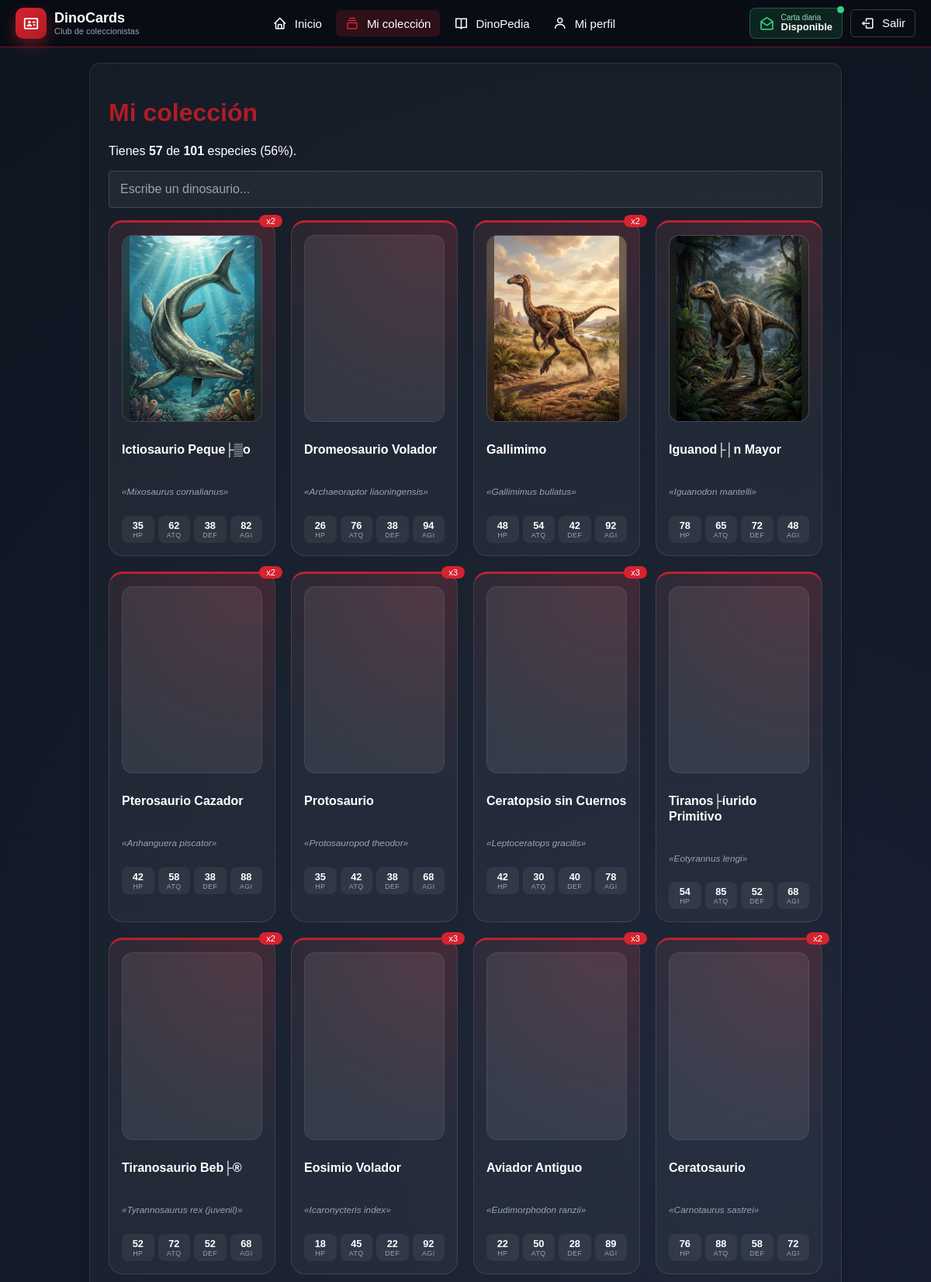
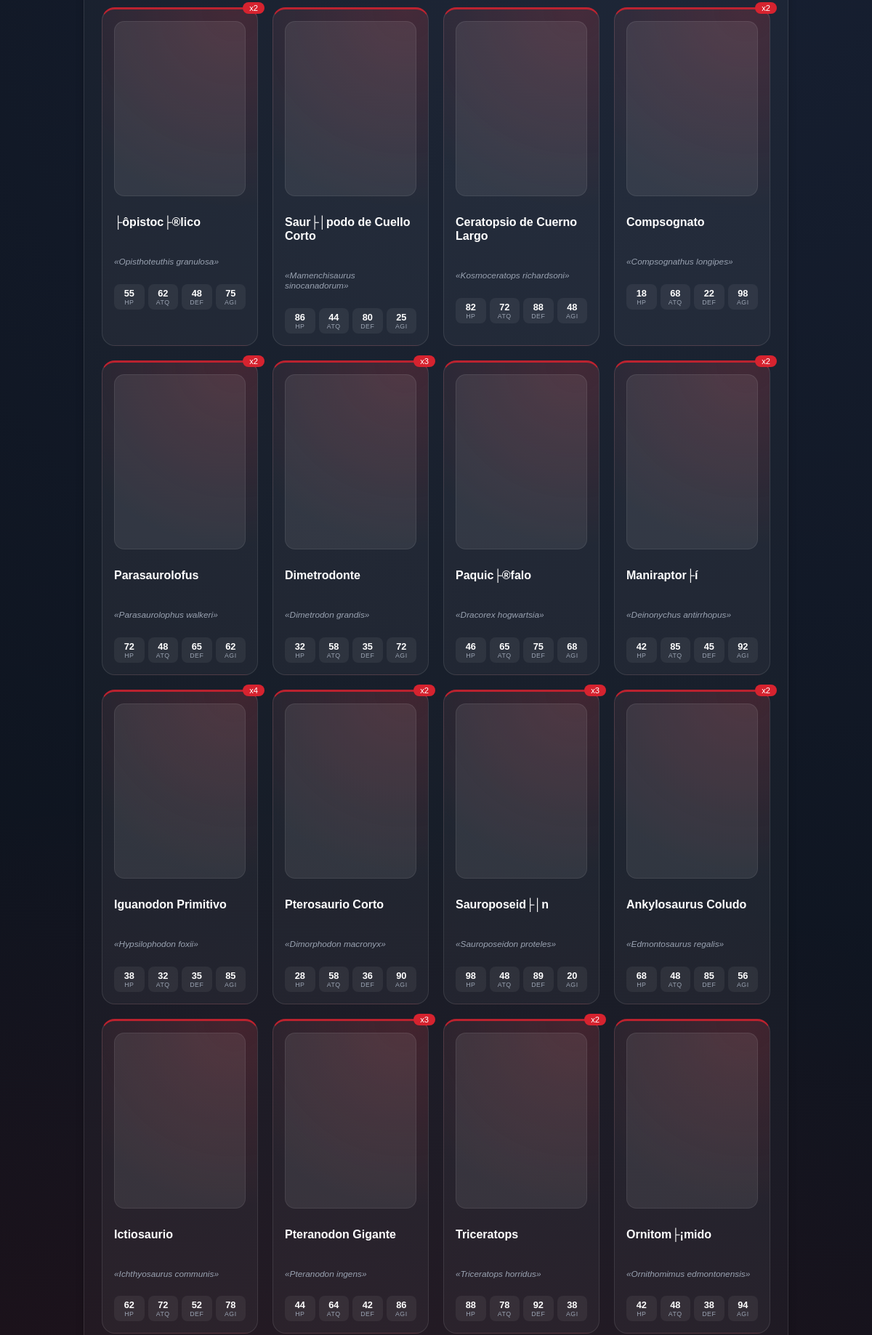
Screenshot of /coleccion.php (signed in, upper part) with the database file from the repository (2 pictures, top to bottom).
### tables this page shows
CREATE TABLE `dinosaurios` (
  `id` int NOT NULL AUTO_INCREMENT,
  `nombre` varchar(64) DEFAULT NULL,
  `especie` varchar(1024) DEFAULT NULL,
  `periodo` varchar(1024) DEFAULT NULL,
  `imagen_url` varchar(1024) DEFAULT NULL,
  `altura` decimal(4,2) DEFAULT NULL,
  `largo` decimal(4,2) DEFAULT NULL,
  `peso` decimal(6,3) DEFAULT NULL,
  `hp` int DEFAULT NULL,
  `vigor` int DEFAULT NULL,
  `ataque` int DEFAULT NULL,
  `defensa` int DEFAULT NULL,
  `agilidad` int DEFAULT NULL,
  PRIMARY KEY (`id`)
);

### src/AccesoDatos.php (called while the page is built, shortened)
<?php
function escapar($texto)
{
    return htmlspecialchars($texto ?? "", ENT_QUOTES, "UTF-8");
}

### coleccion.php (the view, shortened to what this page needs)
<?php
require_once __DIR__ . "/src/AccesoDatos.php";
$usuario_id = (int) $_SESSION["usuario_id"];
$ids = [];
$consulta = $conexion->prepare("SELECT dinosaurio_id FROM colecciones WHERE usuario_id = ?");
$consulta->bind_param("i", $usuario_id);
$consulta->execute();
$resultado = $consulta->get_result();
while ($fila = $resultado->fetch_assoc()) {
    $ids[] = (int) $fila["dinosaurio_id"];
}
$copias = [];
$orden  = [];
foreach ($ids as $id) {
    if (!isset($copias[$id])) {
        $copias[$id] = 0;
        $orden[] = $id;
    }
    $copias[$id]++;
}
$dinos = [];
if (count($orden) > 0) {
    $lista = implode(",", $orden);
    $res = $conexion->query("SELECT * FROM dinosaurios WHERE id IN ($lista)");
    while ($d = $res->fetch_assoc()) {
        $dinos[(int) $d["id"]] = $d;
    }
}
$total_catalogo = (int) $conexion->query("SELECT COUNT(*) AS total FROM dinosaurios")->fetch_assoc()["total"];
$total_especies = count($orden);
$porcentaje     = $total_catalogo > 0 ? round($total_especies / $total_catalogo * 100) : 0;
?>
<!DOCTYPE html>
<html lang="es">
<head>
    <link href="https://unpkg.com/boxicons@2.1.4/css/boxicons.min.css" rel="stylesheet">
    <link rel="stylesheet" href="styles/comun.css?v=<?= @filemtime(__DIR__ . '/styles/comun.css') ?>">
    <link rel="stylesheet" href="styles/paginas.css?v=<?= @filemtime(__DIR__ . '/styles/paginas.css') ?>">
</head>
<body>
<?php require "menu.php"; ?>
<main>
    <div class="tarjeta panel-oscuro">
        <h1>Mi colección</h1>
        <p>Tienes <b><?= $total_especies ?></b> de <b><?= $total_catalogo ?></b> especies (<?= $porcentaje ?>%).</p>
        <?php if ($total_especies === 0): ?>
            <p class="aviso error">Todavía no tienes ninguna carta. Abre tu sobre del día para empezar.</p>
        <?php else: ?>
            <div class="campo">
                <input type="text" id="buscador" oninput="filtrarColeccion()" placeholder="Escribe un dinosaurio...">
            </div>
            <ul class="cartas-grid">
                <?php foreach ($orden as $id): ?>
                    <?php if (!isset($dinos[$id])) { continue; } $d = $dinos[$id]; ?>
                    <li class="carta-mini" data-buscar="<?= escapar(strtolower($d["especie"] . " " . $d["nombre"])) ?>">
                        <?php if ($copias[$id] > 1): ?>
                            <span class="badge">x<?= $copias[$id] ?></span>
                        <?php endif; ?>
                        <span class="retrato">
                            <?php if (!empty($d["imagen_url"])): ?>
                                <img src="<?= escapar($d["imagen_url"]) ?>" alt="<?= escapar($d["nombre"]) ?>" loading="lazy" decoding="async" onerror="this.style.display='none'">
                            <?php else: ?>
                                <i class="bx bx-dna" aria-hidden="true"></i>
                            <?php endif; ?>
                        </span>
                        <h3><?= escapar($d["nombre"]) ?></h3>
                        <p class="apodo">«<?= escapar($d["especie"]) ?>»</p>
                        <div class="mini-stats">
                            <span><b><?= escapar($d["hp"]) ?></b><small>HP</small></span>
                            <span><b><?= escapar($d["ataque"]) ?></b><small>ATQ</small></span>
                            <span><b><?= escapar($d["defensa"]) ?></b><small>DEF</small></span>
                            <span><b><?= escapar($d["agilidad"]) ?></b><small>AGI</small></span>
                        </div>
                    </li>
                <?php endforeach; ?>
            </ul>
        <?php endif; ?>
    </div>
</main>
</body>
</html>

### menu.php (shortened to what this page needs)
<?php
$pagina_actual = basename($_SERVER["PHP_SELF"]);
$menu_usuario_id = (int) ($_SESSION["usuario_id"] ?? 0);
$menu_ultima     = null;
if (isset($conexion) && $conexion && $menu_usuario_id > 0) {
    $menu_consulta = $conexion->prepare("SELECT ultima_obtencion FROM usuarios WHERE id = ?");
    if ($menu_consulta) {
        $menu_consulta->bind_param("i", $menu_usuario_id);
        $menu_consulta->execute();
        $menu_fila = $menu_consulta->get_result()->fetch_assoc();
        if ($menu_fila) {
            $menu_ultima = $menu_fila["ultima_obtencion"];
        }
    }
}
$menu_obtenida_hoy = ($menu_ultima !== null
    && substr($menu_ultima, 0, 10) === date("Y-m-d"));
$menu_enlaces = [
    ["inicio.php",    "bx-home",       "Inicio"],
    ["coleccion.php", "bx-collection", "Mi colección"],
    ["dinopedia.php", "bx-book-open",  "DinoPedia"],
    ["perfil.php",    "bx-user",       "Mi perfil"],
];
?>
<header class="topbar">
    <a class="logo" href="inicio.php">
        <span class="logo-mark" aria-hidden="true"><i class="bx bx-id-card"></i></span>
        <span class="logo-texto">
            <strong>DinoCards</strong>
            <small>Club de coleccionistas</small>
        </span>
    </a>
    <nav class="nav" aria-label="Principal">
        <?php foreach ($menu_enlaces as [$url, $icono, $texto]): ?>
            <a href="<?= escapar($url) ?>" class="nav-link<?= $pagina_actual === $url ? " activo" : "" ?>">
                <i class="bx <?= escapar($icono) ?>"></i><span><?= escapar($texto) ?></span>
            </a>
        <?php endforeach; ?>
    </nav>
    <div class="topbar-fin">
        <a class="carta-badge<?= $menu_obtenida_hoy ? " abierta" : "" ?>" href="inicio.php" title="Carta diaria">
            <i class="bx <?= $menu_obtenida_hoy ? "bx-check-circle" : "bx-envelope-open" ?>"></i>
            <span class="carta-badge-txt">
                <small>Carta diaria</small>
                <b><?= $menu_obtenida_hoy ? "Abierta" : "Disponible" ?></b>
            </span>
            <?php if (!$menu_obtenida_hoy): ?>
                <span class="punto" title="Tienes tu carta diaria disponible"></span>
            <?php endif; ?>
        </a>
        <a class="nav-link salir" href="php/cerrar.php" title="Cerrar sesión">
            <i class="bx bx-log-out"></i>
            <span>Salir</span>
        </a>
    </div>
</header>

### styles/comun.css (style rules this page uses)
* { box-sizing: border-box; }
:root { --rojo: #d6232f; --rojo-osc: #b01c26; --fondo: #0b1018; --texto: #111827; --gris: #6b7280; --borde: #d9dde5; }
body { margin: 0; font-family: Arial, Helvetica, sans-serif; min-height: 100vh; color: #ffffff; background: radial-gradient(circle at 20% 70%, rgba(214, 35, 47, .25), transparent 45%), radial-gradient(circle at 80% 20%, rgba(60, 80, 130, .25), transparent 40%), var(--fondo); }
.topbar { position: sticky; top: 0; z-index: 60; background-color: rgba(8, 12, 20, .88); backdrop-filter: blur(10px); border-bottom: 1px solid rgba(214, 35, 47, .5); color: #ffffff; padding: 10px 20px; display: flex; flex-wrap: wrap; align-items: center; justify-content: space-between; gap: 12px; }
.logo { display: flex; align-items: center; gap: 10px; color: #ffffff; text-decoration: none; }
.logo-mark { display: flex; align-items: center; justify-content: center; width: 40px; height: 40px; border-radius: 10px; background: linear-gradient(140deg, var(--rojo), var(--rojo-osc)); box-shadow: 0 8px 18px rgba(214, 35, 47, .4); color: #ffffff; font-size: 22px; }
.logo-texto { display: flex; flex-direction: column; line-height: 1.1; }
.logo-texto strong { font-size: 18px; }
.logo-texto small { font-size: 11px; color: #9aa3b2; }
.nav { display: flex; flex-wrap: wrap; gap: 6px; }
.nav-link { display: inline-flex; align-items: center; gap: 8px; color: #ffffff; text-decoration: none; padding: 8px 12px; border-radius: 6px; font-size: 15px; }
.nav-link i { font-size: 18px; margin-right: 2px; }
.nav-link.activo { background-color: rgba(214, 35, 47, .18); color: #ffffff; }
.nav-link.activo i { color: var(--rojo); }
.topbar-fin { display: flex; align-items: center; gap: 10px; }
.carta-badge { display: inline-flex; align-items: center; gap: 8px; position: relative; border: 1px solid rgba(53, 208, 127, .35); background-color: rgba(53, 208, 127, .12); color: #ffffff; text-decoration: none; padding: 6px 12px; border-radius: 8px; }
.carta-badge i { font-size: 20px; color: #35d07f; }
.carta-badge-txt { display: flex; flex-direction: column; line-height: 1.1; }
.carta-badge-txt small { font-size: 10px; color: #9fd9bd; }
.carta-badge-txt b { font-size: 13px; }
.punto { position: absolute; top: -3px; right: -3px; width: 9px; height: 9px; border-radius: 50%; background-color: #35d07f; box-shadow: 0 0 0 0 rgba(53, 208, 127, .7); animation: pulso 1.8s infinite; }
.nav-link.salir { border: 1px solid rgba(255, 255, 255, .2); }
main { max-width: 1000px; margin: 20px auto; padding: 0 15px; }
.tarjeta { background-color: #181820; border: 1px solid #282836; border-radius: 14px; padding: 1.5rem; box-shadow: 0 4px 12px rgba(0, 0, 0, 0.2); margin-bottom: 20px; }
h1, h2, h3 { color: var(--rojo-osc); }
a { color: var(--rojo); }

### rows the page displays
dinosaurios: id "2", imagen_url (picture), nombre "Ictiosaurio Peque├▒o", especie "Mixosaurus cornalianus", hp "35", ataque "62", defensa "38", agilidad "82"
dinosaurios: nombre "Dromeosaurio Volador", especie "Archaeoraptor liaoningensis", hp "26", ataque "76", defensa "38", agilidad "94"
dinosaurios: id "2", imagen_url (picture), nombre "Gallimimo", especie "Gallimimus bullatus", hp "48", ataque "54", defensa "42", agilidad "92"
dinosaurios: imagen_url (picture), nombre "Iguanod├│n Mayor", especie "Iguanodon mantelli", hp "78", ataque "65", defensa "72", agilidad "48"
dinosaurios: id "2", nombre "Pterosaurio Cazador", especie "Anhanguera piscator", hp "42", ataque "58", defensa "38", agilidad "88"
dinosaurios: id "3", nombre "Protosaurio", especie "Protosauropod theodor", hp "35", ataque "42", defensa "38", agilidad "68"
dinosaurios: id "3", nombre "Ceratopsio sin Cuernos", especie "Leptoceratops gracilis", hp "42", ataque "30", defensa "40", agilidad "78"
dinosaurios: nombre "Tiranos├íurido Primitivo", especie "Eotyrannus lengi", hp "54", ataque "85", defensa "52", agilidad "68"
dinosaurios: id "2", imagen_url (picture), nombre "Tiranosaurio Beb├®", especie "Tyrannosaurus rex (juvenil)", hp "52", ataque "72", defensa "52", agilidad "68"
dinosaurios: id "3", imagen_url (picture), nombre "Eosimio Volador", especie "Icaronycteris index", hp "18", ataque "45", defensa "22", agilidad "92"
dinosaurios: id "3", imagen_url (picture), nombre "Aviador Antiguo", especie "Eudimorphodon ranzii", hp "22", ataque "50", defensa "28", agilidad "89"
dinosaurios: id "2", imagen_url (picture), nombre "Ceratosaurio", especie "Carnotaurus sastrei", hp "76", ataque "88", defensa "58", agilidad "72"
dinosaurios: id "2", imagen_url (picture), nombre "├ôpistoc├®lico", especie "Opisthoteuthis granulosa", hp "55", ataque "62", defensa "48", agilidad "75"
dinosaurios: imagen_url (picture), nombre "Saur├│podo de Cuello Corto", especie "Mamenchisaurus sinocanadorum", hp "86", ataque "44", defensa "80", agilidad "25"
dinosaurios: nombre "Ceratopsio de Cuerno Largo", especie "Kosmoceratops richardsoni", hp "82", ataque "72", defensa "88", agilidad "48"
dinosaurios: id "2", imagen_url (picture), nombre "Compsognato", especie "Compsognathus longipes", hp "18", ataque "68", defensa "22", agilidad "98"
dinosaurios: id "2", imagen_url (picture), nombre "Parasaurolofus", especie "Parasaurolophus walkeri", hp "72", ataque "48", defensa "65", agilidad "62"
dinosaurios: id "3", imagen_url (picture), nombre "Dimetrodonte", especie "Dimetrodon grandis", hp "32", ataque "58", defensa "35", agilidad "72"
dinosaurios: nombre "Paquic├®falo", especie "Dracorex hogwartsia", hp "46", ataque "65", defensa "75", agilidad "68"
dinosaurios: id "2", imagen_url (picture), nombre "Maniraptor├í", especie "Deinonychus antirrhopus", hp "42", ataque "85", defensa "45", agilidad "92"
dinosaurios: id "4", imagen_url (picture), nombre "Iguanodon Primitivo", especie "Hypsilophodon foxii", hp "38", ataque "32", defensa "35", agilidad "85"
dinosaurios: id "2", nombre "Pterosaurio Corto", especie "Dimorphodon macronyx", hp "28", ataque "58", defensa "36", agilidad "90"
dinosaurios: id "3", imagen_url (picture), nombre "Sauroposeid├│n", especie "Sauroposeidon proteles", hp "98", ataque "48", defensa "89", agilidad "20"
dinosaurios: id "2", imagen_url (picture), nombre "Ankylosaurus Coludo", especie "Edmontosaurus regalis", hp "68", ataque "48", defensa "85", agilidad "56"
dinosaurios: imagen_url (picture), nombre "Ictiosaurio", especie "Ichthyosaurus communis", hp "62", ataque "72", defensa "52", agilidad "78"
dinosaurios: id "3", imagen_url (picture), nombre "Pteranodon Gigante", especie "Pteranodon ingens", hp "44", ataque "64", defensa "42", agilidad "86"
dinosaurios: id "2", imagen_url (picture), nombre "Triceratops", especie "Triceratops horridus", hp "88", ataque "78", defensa "92", agilidad "38"
dinosaurios: imagen_url (picture), nombre "Ornitom├¡mido", especie "Ornithomimus edmontonensis", hp "42", ataque "48", defensa "38", agilidad "94"

### other values shown
escapar($texto) "Inicio"
escapar($texto) "Mi colección"
escapar($texto) "DinoPedia"
escapar($texto) "Mi perfil"
$total_especies "57"
$total_catalogo "101"
$porcentaje "56"
